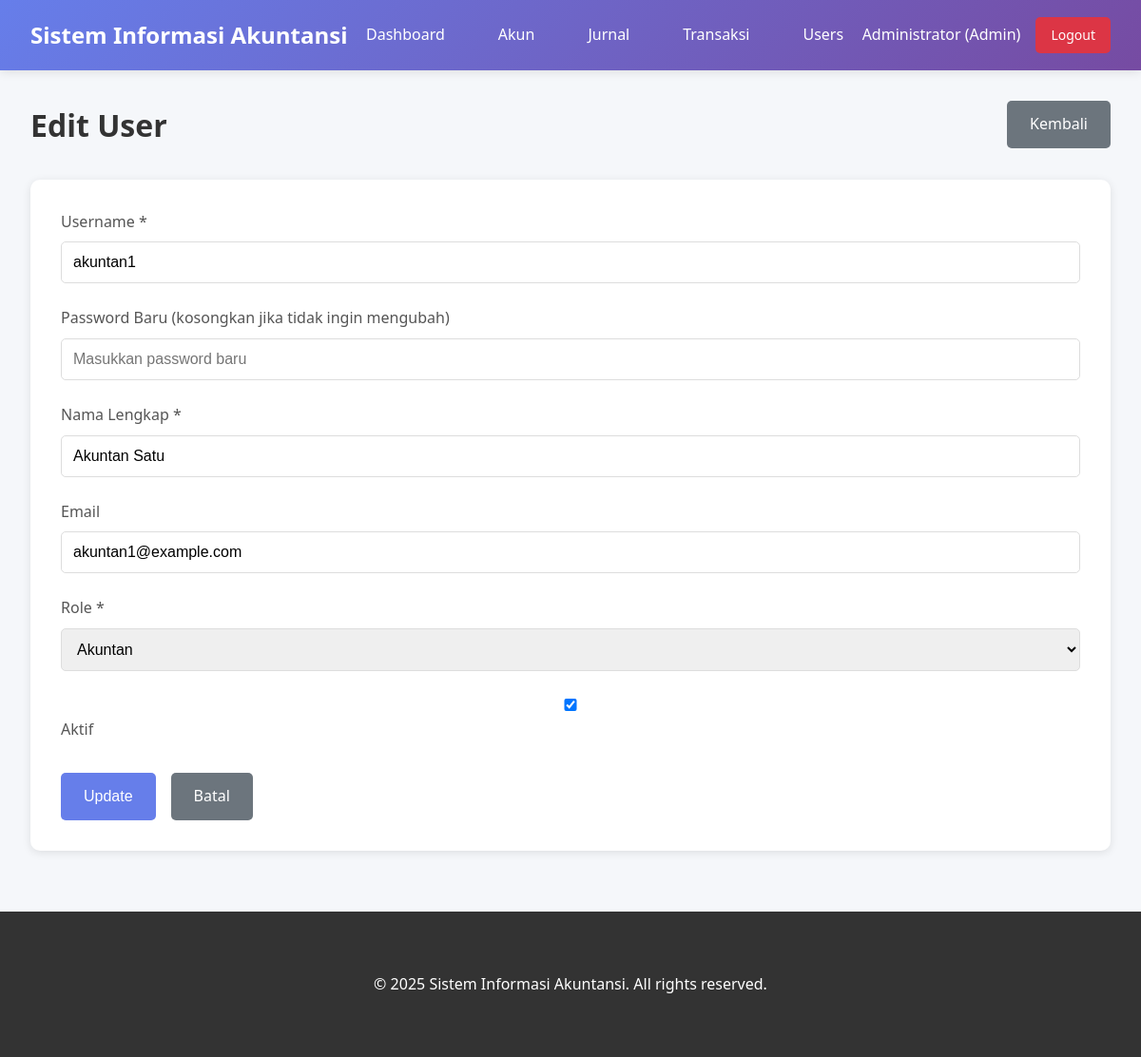
Page /users/edit.php?id=2 (signed in) on the committed database.
### tables this page shows
CREATE TABLE IF NOT EXISTS roles (
    id INT PRIMARY KEY AUTO_INCREMENT,
    nama_role VARCHAR(50) NOT NULL UNIQUE,
    deskripsi TEXT,
    created_at TIMESTAMP DEFAULT CURRENT_TIMESTAMP
);

CREATE TABLE IF NOT EXISTS users (
    id INT PRIMARY KEY AUTO_INCREMENT,
    username VARCHAR(50) NOT NULL UNIQUE,
    password VARCHAR(255) NOT NULL,
    nama_lengkap VARCHAR(100) NOT NULL,
    email VARCHAR(100),
    role_id INT NOT NULL,
    is_active TINYINT(1) DEFAULT 1,
    created_at TIMESTAMP DEFAULT CURRENT_TIMESTAMP,
    updated_at TIMESTAMP DEFAULT CURRENT_TIMESTAMP ON UPDATE CURRENT_TIMESTAMP,
    FOREIGN KEY (role_id) REFERENCES roles(id)
);

### config/auth.php (called while the page is built, shortened)
<?php
function isLoggedIn() {
    return isset($_SESSION['user_id']);
}
function hasRole($requiredRole) {
    $userRole = $_SESSION['role_name'] ?? '';
    return $userRole === $requiredRole;
}
function getCurrentUser() {
    return [
        'id' => $_SESSION['user_id'],
        'username' => $_SESSION['username'],
        'nama_lengkap' => $_SESSION['nama_lengkap'],
        'role_id' => $_SESSION['role_id'],
        'role_name' => $_SESSION['role_name']
    ];
}
?>

### users/edit.php (the view, shortened to what this page needs)
<?php
require_once '../config/auth.php';
$id = $_GET['id'] ?? 0;
$conn = getConnection();
$stmt = $conn->prepare("SELECT * FROM users WHERE id = ?");
$stmt->bind_param("i", $id);
$stmt->execute();
$result = $stmt->get_result();
$user = $result->fetch_assoc();
$result = $conn->query("SELECT * FROM roles ORDER BY nama_role");
$roles_list = [];
while ($row = $result->fetch_assoc()) {
    $roles_list[] = $row;
}
?>
<!DOCTYPE html>
<html lang="id">
<head>
    <link rel="stylesheet" href="../assets/css/style.css">
</head>
<body>
    <?php include '../includes/header.php'; ?>
    <div class="container">
        <div class="page-header">
            <h1>Edit User</h1>
            <a href="index.php" class="btn btn-secondary">Kembali</a>
        </div>
        <div class="form-container">
            <form method="POST" action="">
                <div class="form-group">
                    <label for="username">Username *</label>
                    <input type="text" id="username" name="username" required value="<?php echo htmlspecialchars($user['username']); ?>">
                </div>
                <div class="form-group">
                    <label for="password">Password Baru (kosongkan jika tidak ingin mengubah)</label>
                    <input type="password" id="password" name="password" placeholder="Masukkan password baru">
                </div>
                <div class="form-group">
                    <label for="nama_lengkap">Nama Lengkap *</label>
                    <input type="text" id="nama_lengkap" name="nama_lengkap" required value="<?php echo htmlspecialchars($user['nama_lengkap']); ?>">
                </div>
                <div class="form-group">
                    <label for="email">Email</label>
                    <input type="email" id="email" name="email" value="<?php echo htmlspecialchars($user['email'] ?? ''); ?>">
                </div>
                <div class="form-group">
                    <label for="role_id">Role *</label>
                    <select id="role_id" name="role_id" required>
                        <?php foreach ($roles_list as $role): ?>
                            <option value="<?php echo $role['id']; ?>" <?php echo $user['role_id'] == $role['id'] ? 'selected' : ''; ?>>
                                <?php echo htmlspecialchars($role['nama_role']); ?>
                            </option>
                        <?php endforeach; ?>
                    </select>
                </div>
                <div class="form-group">
                    <label>
                        <input type="checkbox" name="is_active" value="1" <?php echo $user['is_active'] ? 'checked' : ''; ?>> Aktif
                    </label>
                </div>
                <div class="form-actions">
                    <button type="submit" class="btn btn-primary">Update</button>
                    <a href="index.php" class="btn btn-secondary">Batal</a>
                </div>
            </form>
        </div>
    </div>
    <?php include '../includes/footer.php'; ?>
</body>
</html>

### includes/header.php
<?php
$currentUser = getCurrentUser();
$basePath = '';
if (strpos($_SERVER['PHP_SELF'], '/akun/') !== false ||
    strpos($_SERVER['PHP_SELF'], '/jurnal/') !== false ||
    strpos($_SERVER['PHP_SELF'], '/transaksi/') !== false ||
    strpos($_SERVER['PHP_SELF'], '/users/') !== false) {
    $basePath = '../';
}
?>
<header class="main-header">
    <div class="header-content">
        <div class="logo">
            <h1>Sistem Informasi Akuntansi</h1>
        </div>
        <nav class="main-nav">
            <a href="<?php echo $basePath; ?>dashboard.php">Dashboard</a>
            <?php if (hasRole('Admin') || hasRole('Akuntan') || hasRole('Viewer')): ?>
            <a href="<?php echo $basePath; ?>akun/index.php">Akun</a>
            <a href="<?php echo $basePath; ?>jurnal/index.php">Jurnal</a>
            <a href="<?php echo $basePath; ?>transaksi/index.php">Transaksi</a>
            <?php endif; ?>
            <?php if (hasRole('Admin')): ?>
            <a href="<?php echo $basePath; ?>users/index.php">Users</a>
            <?php endif; ?>
        </nav>
        <div class="user-menu">
            <span><?php echo htmlspecialchars($currentUser['nama_lengkap']); ?> (<?php echo htmlspecialchars($currentUser['role_name']); ?>)</span>
            <a href="<?php echo $basePath; ?>logout.php" class="btn btn-sm btn-danger">Logout</a>
        </div>
    </div>
</header>

### assets/css/style.css (style rules this page uses)
* { margin: 0; padding: 0; box-sizing: border-box; }
body { font-family: 'Segoe UI', Tahoma, Geneva, Verdana, sans-serif; background-color: #f5f7fa; color: #333; line-height: 1.6; margin: 0; padding: 0; }
.main-header { background: linear-gradient(135deg, #667eea 0%, #764ba2 100%); color: white; padding: 1rem 0; box-shadow: 0 2px 10px rgba(0,0,0,0.1); }
.header-content { max-width: 1200px; margin: 0 auto; padding: 0 2rem; display: flex; justify-content: space-between; align-items: center; flex-wrap: wrap; }
.logo h1 { font-size: 1.5rem; font-weight: 600; }
.main-nav { display: flex; gap: 1.5rem; flex-wrap: wrap; }
.main-nav a { color: white; text-decoration: none; padding: 0.5rem 1rem; border-radius: 5px; transition: background-color 0.3s; }
.user-menu { display: flex; align-items: center; gap: 1rem; }
.container { max-width: 1200px; margin: 2rem auto; padding: 0 2rem; }
.page-header { display: flex; justify-content: space-between; align-items: center; margin-bottom: 2rem; flex-wrap: wrap; gap: 1rem; }
.page-header h1 { color: #333; font-size: 2rem; }
.btn { display: inline-block; padding: 0.75rem 1.5rem; border: none; border-radius: 5px; cursor: pointer; text-decoration: none; font-size: 1rem; transition: all 0.3s; font-weight: 500; }
.btn-primary { background-color: #667eea; color: white; }
.btn-secondary { background-color: #6c757d; color: white; }
.btn-danger { background-color: #dc3545; color: white; }
.btn-sm { padding: 0.5rem 1rem; font-size: 0.875rem; }
.form-container { background: white; padding: 2rem; border-radius: 10px; box-shadow: 0 2px 10px rgba(0,0,0,0.1); margin-bottom: 2rem; }
.form-group { margin-bottom: 1.5rem; }
.form-group label { display: block; margin-bottom: 0.5rem; font-weight: 500; color: #555; }
.form-group input, .form-group select, .form-group textarea { width: 100%; padding: 0.75rem; border: 1px solid #ddd; border-radius: 5px; font-size: 1rem; transition: border-color 0.3s; }
.form-actions { display: flex; gap: 1rem; margin-top: 2rem; }

### rows in the picture
roles: nama_role "Admin"
users: username "akuntan1", nama_lengkap "Akuntan Satu", email "akuntan1@example.com", role_id "Akuntan", is_active "☑"

### other values in the picture
$currentUser['nama_lengkap'] "Administrator"
